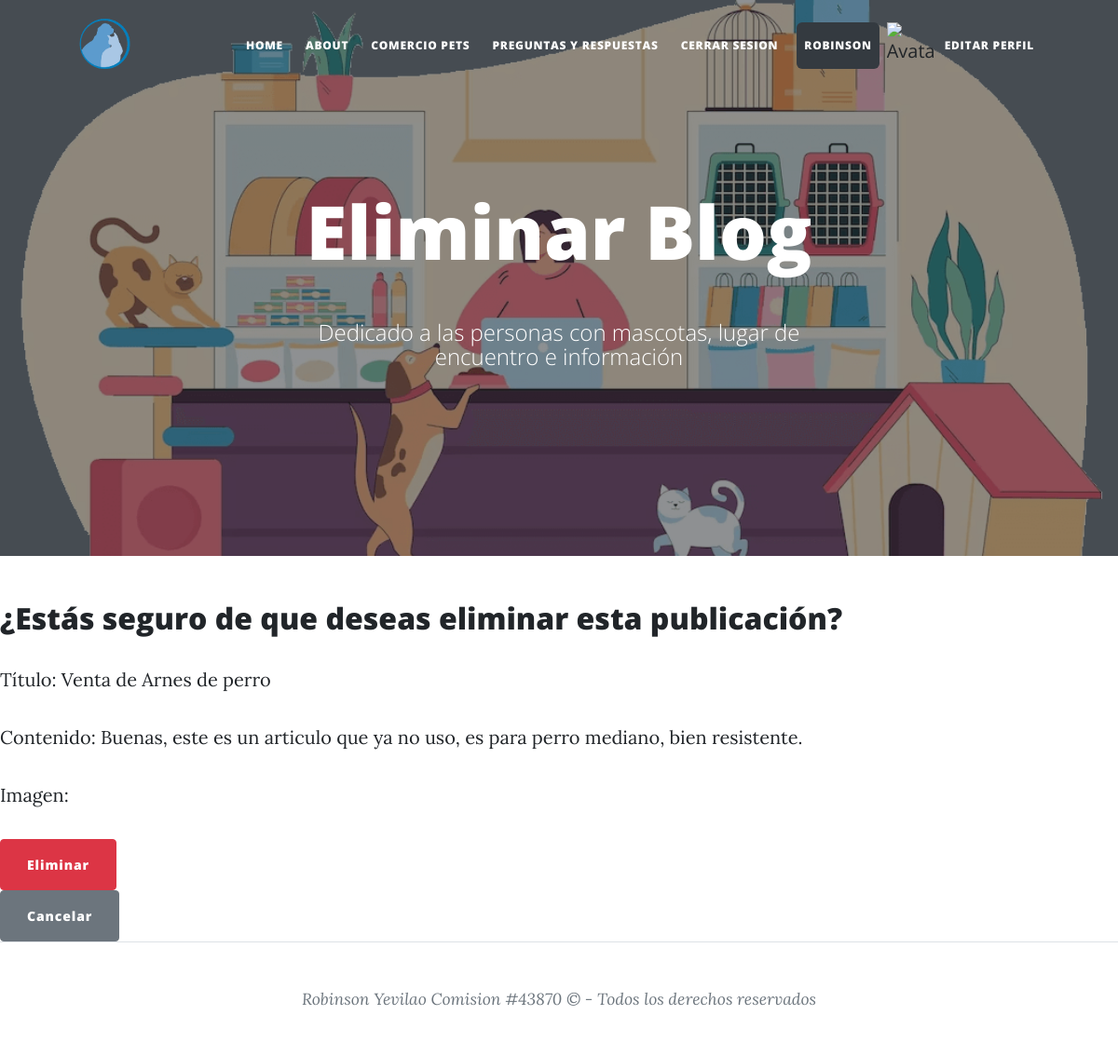
Screenshot of /AppComunidad/eliminarblog/1/ (signed in) with the database file from the repository.
### AppComunidad/models.py (models this page shows, shortened)
class Comunidad(models.Model):
    titulo= models.CharField(max_length=50)
    contenido=models.TextField()
    imagen=models.ImageField()
    fecha_creacion=models.DateField(auto_now=True)
    precio = models.CharField(max_length=10)
    autor=models.ForeignKey(User, on_delete=models.CASCADE)

### AppComunidad/views.py (the view)
# urls.py: path('eliminarblog/<int:comunidad_id>/', eliminar_seccion, name="eliminar_seccion"),
@login_required
def eliminar_seccion(request, comunidad_id):
    comunidad = get_object_or_404(Comunidad, id=comunidad_id)
    if comunidad.autor == request.user:
        if request.method == "POST" or 'eliminar' in request.POST:
            comunidad.delete()
            return redirect('contenido')
        else:
            return render(request, "AppComunidad/eliminarblog.html", {'comunidad': comunidad})
    else:
        return HttpResponseForbidden("No tienes permisos para eliminar esta publicación")

### AppComunidad/Templates/AppComunidad/eliminarblog.html (shortened to what this page needs)
{% extends "AppComunidad/padrecomunidad.html" %}
{% load static %}
{% block titulo %} Eliminar Blog {% endblock %}
{% block contenido_comunidad %}
  <h2>¿Estás seguro de que deseas eliminar esta publicación?</h2>
  <p>Título: {{ comunidad.titulo }}</p>
  <p>Contenido: {{ comunidad.contenido }}</p>
  <p>Imagen:</p>
  <form method="POST">
    <button class="btn btn-danger" type="submit" name="eliminar">Eliminar</button>
  </form>
  <a href="{% url 'contenido' %}" class="btn btn-secondary">Cancelar</a>
{% endblock %}

### AppComunidad/Templates/AppComunidad/padrecomunidad.html (shortened to what this page needs)
<!DOCTYPE html>
<html lang="en">
    <head>
        {% load static %}
        <link rel="stylesheet" href="https://maxcdn.bootstrapcdn.com/bootstrap/4.5.2/css/bootstrap.min.css">
        <link rel="stylesheet" href="https://cdnjs.cloudflare.com/ajax/libs/twitter-bootstrap/4.1.3/css/bootstrap.min.css">
        <link rel="stylesheet" href="https://cdnjs.cloudflare.com/ajax/libs/ionicons/2.0.1/css/ionicons.min.css">
        <link href="{% static 'AppComunidad/css/styles.css' %}" rel="stylesheet" />
    </head>
    <body>
        <nav class="navbar navbar-expand-lg navbar-light" id="mainNav">
            <div class="container px-4 px-lg-5">
                <a class="navbar-brand" href="http://127.0.0.1:8000/admin">
                    <img src="{% static 'AppComunidad/assets/img/logohome.png' %}" alt="Ir al Panel de Administración" width="70rem" height="auto">
                </a>
                <div class="collapse navbar-collapse" id="navbarResponsive">
                    <ul class="navbar-nav ms-auto py-4 py-lg-0">
                        {% if user.is_authenticated %}
                        <li class="nav-item"><a class="nav-link px-lg-2 py-2 py-lg-3 mx-1 btn-outline-info rounded" href="{% url 'inicioComunidad' %}"> Home </a></li>
                        <li class="nav-item"><a class="nav-link px-lg-2 py-2 py-lg-3 mx-1 btn-outline-info rounded" href="{% url 'aboutme' %}"> About </a></li>
                        <li class="nav-item"><a class="nav-link px-lg-2 py-2 py-lg-3 mx-1 btn-outline-info rounded" href="{% url 'contenido' %}"> Comercio Pets </a></li>
                        <li class="nav-item"><a class="nav-link px-lg-2 py-2 py-lg-3 mx-1 btn-outline-info rounded" href="{% url 'inicioComunidad' %}"> Preguntas y Respuestas </a></li>
                        <li class="nav-item"><a class="nav-link px-lg-2 py-2 py-lg-3 mx-1 btn-outline-danger rounded"" href="{% url 'logout' %}"> Cerrar Sesion </a></li>
                        <li class="nav-item"><a class="nav-link px-lg-2 py-2 py-lg-3 mx-2 btn-dark rounded" > {{ user.username }} </a></li>
                        <img src="{{ avatar }}" alt="Avatar" style="width:50px;height:50px;">
                        <li class="nav-item"><a class="nav-link px-lg-2 py-2 py-lg-3 mx-1 btn-outline-warning rounded" href="{% url 'editarusuario' %}"> Editar Perfil </a></li>
                        {% else %}
                        <li class="nav-item"><a class="nav-link px-lg-2 py-2 py-lg-3 mx-1 btn-outline-dark rounded" href="{% url 'loginusuario' %}"> Login </a></li>
                        {% endif %}
                    </ul>
                </div>
            </div>
        </nav>
        <header class="masthead" style="background-image: url( '{% static 'AppComunidad/assets/img/bannerprincipal.png' %}' ) ">
            <div class="container position-relative px-4 px-lg-5">
                <div class="row gx-4 gx-lg-5 justify-content-center">
                    <div class="col-md-10 col-lg-8 col-xl-7">
                        <div class="site-heading">
                            <h1 class="mb-5"> {% block titulo %}   {% endblock %} </h1>
                            <span class="subheading">Dedicado a las personas con mascotas, lugar de encuentro e información</span>
                        </div>
                    </div>
                </div>
            </div>
        </header>
        {% block contenido_comunidad %}
        {% endblock %}
        <footer class="border-top">
            <div class="container px-4 px-lg-5">
                <div class="row gx-4 gx-lg-5 justify-content-center">
                    <div class="col-md-10 col-lg-8 col-xl-7">
                        <div class="small text-center text-muted fst-italic">Robinson Yevilao Comision #43870 &copy; -  Todos los derechos reservados</div>
                    </div>
                </div>
            </div>
        </footer>
    </body>
</html>

### AppComunidad/Templates/AppComunidad/padrecomunidad.html (style rules this page uses)
.rounded { border-radius: 2rem; }

### rows the page displays
Comunidad: titulo "Venta de Arnes de perro", contenido "Buenas, este es un articulo que ya no uso, es para perro mediano, bien resistente."

### other values shown
{{ user.username }} "ROBINSON"
